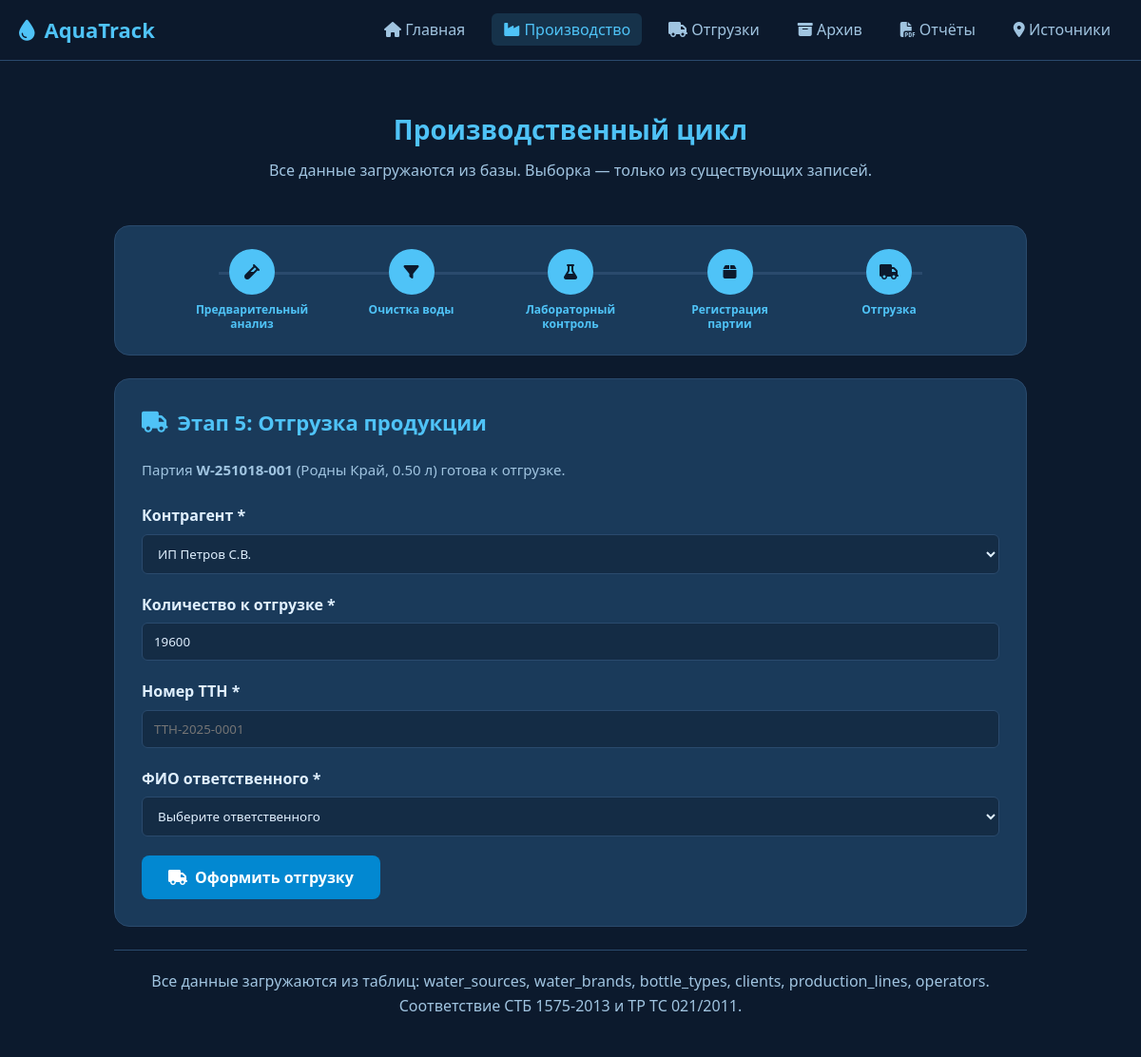
Before: /production.php with the older database file.
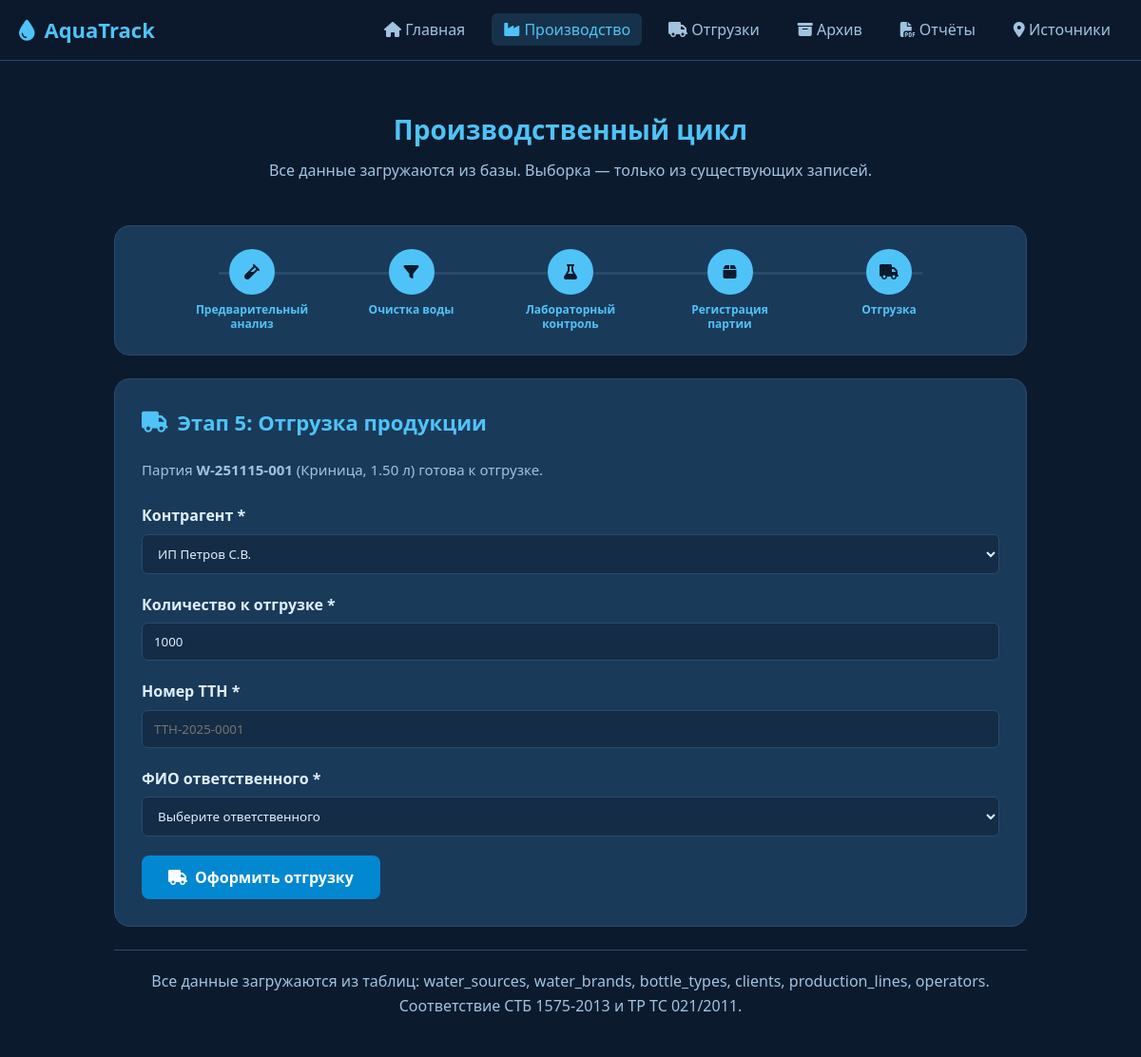
After: the same page with the newer database file.
### tables this page shows
CREATE TABLE batches (
    id INT UNSIGNED AUTO_INCREMENT PRIMARY KEY,
    batch_number VARCHAR(30) NOT NULL UNIQUE,
    brand_id INT UNSIGNED NOT NULL,
    treated_test_id INT UNSIGNED NOT NULL,
    bottling_datetime DATETIME NOT NULL,
    shelf_life_months TINYINT UNSIGNED NOT NULL DEFAULT 12,
    bottle_type_id INT UNSIGNED NOT NULL,
    production_line_id INT UNSIGNED NOT NULL,
    total_bottles INT UNSIGNED NOT NULL,
    total_liters DECIMAL(10,2) NOT NULL,
    operator_name VARCHAR(150) NULL,
    status ENUM('Ожидает анализа', 'Годна к реализации', 'Брак', 'Частично отгружена', 'Полностью реализована') NOT NULL DEFAULT 'Ожидает анализа',
    remaining_bottles INT UNSIGNED NOT NULL,
    notes TEXT NULL,
    created_at TIMESTAMP DEFAULT CURRENT_TIMESTAMP,
    FOREIGN KEY (brand_id) REFERENCES water_brands(id) ON DELETE RESTRICT,
    FOREIGN KEY (treated_test_id) REFERENCES treated_water_tests(id) ON DELETE RESTRICT,
    FOREIGN KEY (bottle_type_id) REFERENCES bottle_types(id) ON DELETE RESTRICT,
    FOREIGN KEY (production_line_id) REFERENCES production_lines(id) ON DELETE RESTRICT
);

CREATE TABLE water_brands (
    id INT UNSIGNED AUTO_INCREMENT PRIMARY KEY,
    name VARCHAR(100) NOT NULL UNIQUE
);

CREATE TABLE bottle_types (
    id INT UNSIGNED AUTO_INCREMENT PRIMARY KEY,
    volume_l DECIMAL(4,2) NOT NULL,
    material VARCHAR(50) NOT NULL,
    description VARCHAR(100) NULL,
    UNIQUE(volume_l, material)
);

### production.php (the view, shortened to what the changed rows need)
<?php
$host = 'localhost';
$db   = 'bottled_water_control';
$user = 'root';
$pass = '';
$charset = 'utf8mb4';
$dsn = "mysql:host=$host;dbname=$db;charset=$charset";
$options = [
    PDO::ATTR_ERRMODE            => PDO::ERRMODE_EXCEPTION,
    PDO::ATTR_DEFAULT_FETCH_MODE => PDO::FETCH_ASSOC,
    PDO::ATTR_EMULATE_PREPARES   => false,
];
try {
    $pdo = new PDO($dsn, $user, $pass, $options);
} catch (\PDOException $e) {
    die("❌ Ошибка БД: " . htmlspecialchars($e->getMessage()));
}
$sources = $pdo->query("SELECT id, name FROM water_sources ORDER BY name")->fetchAll();
$clients = $pdo->query("SELECT id, name FROM clients ORDER BY name")->fetchAll();
$operators = $pdo->query("SELECT id, full_name, role FROM operators ORDER BY full_name")->fetchAll();
$operators_by_role = [];
foreach ($operators as $op) {
    if (!isset($operators_by_role[$op['role']])) {
        $operators_by_role[$op['role']] = [];
    }
    $operators_by_role[$op['role']][] = $op;
}
$current_step = 1;
$context = [];
$stmt = $pdo->query("
    SELECT b.id, b.batch_number, b.remaining_bottles, wb.name AS brand, bt.volume_l, bt.material, o.full_name AS operator_name
    FROM batches b
    JOIN water_brands wb ON b.brand_id = wb.id
    JOIN bottle_types bt ON b.bottle_type_id = bt.id
    LEFT JOIN operators o ON b.operator_name = o.full_name
    WHERE b.status = 'Годна к реализации'
    ORDER BY b.bottling_datetime DESC LIMIT 1
");
if ($row = $stmt->fetch()) {
    $current_step = 5;
    $context['batch'] = $row;
}
?>
<!DOCTYPE html>
<html lang="ru">
<head>
    <link rel="stylesheet" href="https://cdnjs.cloudflare.com/ajax/libs/font-awesome/6.5.0/css/all.min.css">
</head>
<body>
    <div class="container">
        <header>
            <h1>Производственный цикл</h1>
        </header>
        <div class="form-container">
            <?php if ($current_step == 1): ?>
                <h2 class="form-title"><i class="fas fa-vial"></i> Этап 1: Предварительный анализ воды</h2>
                <p class="form-desc">Все данные берутся из реальных источников. Выберите источник из списка с действующим санзаключением.</p>
                <form method="POST">
                    <input type="hidden" name="step" value="1">
                    <div class="form-group">
                        <label for="source_id">Источник воды *</label>
                        <select name="source_id" id="source_id" required>
                            <option value="">Выберите источник</option>
                            <?php foreach ($sources as $src): ?>
                                <option value="<?= $src['id'] ?>"><?= htmlspecialchars($src['name']) ?></option>
                            <?php endforeach; ?>
                        </select>
                        <div class="field-hint">Только источники с действующим санитарным заключением.</div>
                    </div>
                    <div class="form-group">
                        <label for="sampled_by">ФИО отобравшего пробу *</label>
                        <select name="sampled_by" required>
                            <option value="">Выберите оператора</option>
                            <?php foreach ($operators_by_role['operator'] as $op): ?>
                                <option value="<?= $op['id'] ?>"><?= htmlspecialchars($op['full_name']) ?></option>
                            <?php endforeach; ?>
                        </select>
                    </div>
                    <div class="form-group">
                        <label>Органолептические показатели</label>
                        <div style="display: grid; grid-template-columns: repeat(auto-fit, minmax(200px, 1fr)); gap: 12px;">
                            <div>
                                <label>Запах (0–2)</label>
                                <input type="number" name="odor_rating" min="0" max="2" value="0">
                            </div>
                            <div>
                                <label>Привкус (0–2)</label>
                                <input type="number" name="taste_rating" min="0" max="2" value="0">
                            </div>
                            <div>
                                <label>Цветность (°)</label>
                                <input type="number" name="color_degrees" min="0" value="10">
                            </div>
                            <div>
                                <label>Мутность (ЕМФ)</label>
                                <input type="number" name="turbidity_emf" min="0" step="0.1" value="0.5">
                            </div>
                        </div>
                    </div>
                    <div class="form-group">
                        <label>Физико-химические показатели</label>
                        <div style="display: grid; grid-template-columns: repeat(auto-fit, minmax(150px, 1fr)); gap: 12px;">
                            <div><label>pH</label><input type="number" name="ph" step="0.01" value="7.2"></div>
                            <div><label>Жёсткость (ммоль/л)</label><input type="number" name="hardness_mmol" step="0.1" value="4.0"></div>
                            <div><label>Сухой остаток (мг/л)</label><input type="number" name="dry_residue_mg_l" value="500"></div>
                            <div><label>Железо (мг/л)</label><input type="number" name="iron_mg_l" step="0.001" value="0.1"></div>
                            <div><label>Нитраты (мг/л)</label><input type="number" name="nitrates_mg_l" step="0.1" value="20.0"></div>
                            <div><label>Фториды (мг/л)</label><input type="number" name="fluorides_mg_l" step="0.01" value="1.0"></div>
                            <div><label>Хлориды (мг/л)</label><input type="number" name="chlorides_mg_l" value="100"></div>
                            <div><label>Сульфаты (мг/л)</label><input type="number" name="sulfates_mg_l" value="150"></div>
                        </div>
                    </div>
                    <div class="form-group">
                        <label>Микробиология</label>
                        <div class="checkbox-group">
                            <div class="checkbox-item"><input type="checkbox" name="coliforms_100ml" id="coliforms"><label for="coliforms">Колиформы</label></div>
                            <div class="checkbox-item"><input type="checkbox" name="thermotolerant_coliforms_100ml" id="thermotolerant"><label for="thermotolerant">Термотолерантные колиформы</label></div>
                            <div class="checkbox-item"><input type="checkbox" name="pseudomonas_250ml" id="pseudomonas"><label for="pseudomonas">Pseudomonas</label></div>
                        </div>
                        <div class="field-hint">Любое обнаружение — автоматический брак.</div>
                    </div>
                    <div class="form-group">
                        <label>Микробное число</label>
                        <div style="display: grid; grid-template-columns: repeat(auto-fit, minmax(150px, 1fr)); gap: 12px;">
                            <div><label>ОМЧ (КОЕ/мл)</label><input type="number" name="omch_cfu_ml" value="50"></div>
                            <div><label>Дрожжи/плесени (КОЕ/мл)</label><input type="number" name="yeast_mold_cfu_ml" value="20"></div>
                        </div>
                    </div>
                    <button type="submit" class="btn"><i class="fas fa-save"></i> Сохранить анализ</button>
                </form>
            <?php elseif ($current_step == 5): ?>
                <h2 class="form-title"><i class="fas fa-truck"></i> Этап 5: Отгрузка продукции</h2>
                <p class="form-desc">Партия <strong><?= htmlspecialchars($context['batch']['batch_number']) ?></strong> (<?= htmlspecialchars($context['batch']['brand']) ?>, <?= $context['batch']['volume_l'] ?> л) готова к отгрузке.</p>
                <form method="POST">
                    <div class="form-group">
                        <label for="client_id">Контрагент *</label>
                        <select name="client_id" required>
                            <?php foreach ($clients as $c): ?>
                                <option value="<?= $c['id'] ?>"><?= htmlspecialchars($c['name']) ?></option>
                            <?php endforeach; ?>
                        </select>
                    </div>
                    <div class="form-group">
                        <label for="bottles_shipped">Количество к отгрузке *</label>
                        <input type="number" name="bottles_shipped" required min="1" max="<?= $context['batch']['remaining_bottles'] ?>" value="<?= $context['batch']['remaining_bottles'] ?>">
                    </div>
                    <div class="form-group">
                        <label for="waybill_number">Номер ТТН *</label>
                        <input type="text" name="waybill_number" required placeholder="ТТН-2025-0001">
                    </div>
                    <div class="form-group">
                        <label for="shipped_by">ФИО ответственного *</label>
                        <select name="shipped_by" required>
                            <option value="">Выберите ответственного</option>
                        </select>
                    </div>
                    <button type="submit" class="btn"><i class="fas fa-truck"></i> Оформить отгрузку</button>
                </form>
            <?php endif; ?>
        </div>
    </div>
</body>
</html>

Changed rows visible on the page:
no longer on this page (row unchanged): batches: batch_number "W-251018-001", brand.name "Родны Край", bottle_type.volume_l "0.50", bottles_shipped "19600"
added batches: batch_number "W-251115-001", brand.name "Криница", bottle_type.volume_l "1.50", bottles_shipped "1000"
